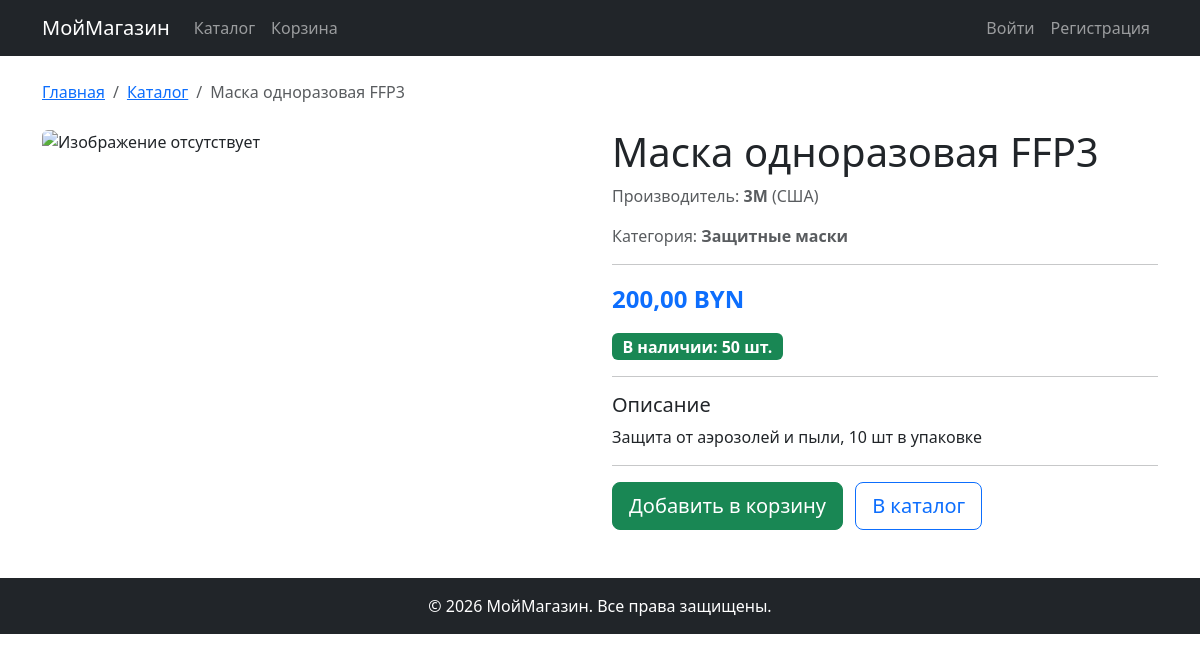
Page /shop/catalog/12/ on the committed database.
### shop/models.py (models this page shows, shortened)
class Product(models.Model):
    name=models.CharField(max_length=200)
    description=models.TextField()
    products_photo=models.ImageField()
    price=models.DecimalField(decimal_places=2,max_digits=10)
    quantity=models.IntegerField()
    category=models.ForeignKey(ProductCategory,on_delete=models.CASCADE)
    manufacter=models.ForeignKey(Manufacter,on_delete=models.CASCADE)

class Manufacter(models.Model):
    name=models.CharField(max_length=100)
    country=models.CharField()
    description=models.TextField()

class ProductCategory(models.Model):
    name=models.CharField(max_length=100)
    description=models.TextField()

### shop/views.py (the view)
# urls.py: path('catalog/<int:pk>/', views.produkt_detail, name='product_detail'),
def produkt_detail(request,pk):
    product = Product.objects.get(pk=pk)
    return render(request,'newproductdetail.html',{'product':product})

### shop/templates/newproductdetail.html (shortened to what this page needs)
{% extends 'base.html' %}
{% load static %}
{% block content %}
<nav aria-label="breadcrumb" class="mb-4">
    <ol class="breadcrumb">
        <li class="breadcrumb-item"><a href="{% url 'home' %}">Главная</a></li>
        <li class="breadcrumb-item"><a href="{% url 'catalog' %}">Каталог</a></li>
        <li class="breadcrumb-item active">{{ product.name }}</li>
    </ol>
</nav>
<div class="row">
    <div class="col-md-6 mb-4">
        {% if product.products_photo %}
            <img src="{{ product.products_photo.url }}" class="img-fluid rounded" alt="{{ product.name }}">
        {% else %}
            <img src="{% static 'images/no-photo.png' %}" class="img-fluid rounded" alt="Изображение отсутствует">
        {% endif %}
    </div>
    <div class="col-md-6">
        <h1>{{ product.name }}</h1>
        <p class="text-muted">
            Производитель: <strong>{{ product.manufacter.name }}</strong>
            {% if product.manufacter.country %}
                ({{ product.manufacter.country }})
            {% endif %}
        </p>
        <p class="text-muted">
            Категория: <strong>{{ product.category.name }}</strong>
        </p>
        <hr>
        <p class="fs-4 fw-bold text-primary">{{ product.price }} BYN</p>
        <p>
            {% if product.quantity > 0 %}
                <span class="badge bg-success fs-6">В наличии: {{ product.quantity }} шт.</span>
            {% else %}
                <span class="badge bg-danger fs-6">Нет в наличии</span>
            {% endif %}
        </p>
        <hr>
        <h5>Описание</h5>
        <p>{{ product.description }}</p>
        <hr>
        {% if product.quantity > 0 %}
            <a href="{% url 'add_to_cart' product.pk %}" class="btn btn-success btn-lg">Добавить в корзину</a>
        {% else %}
            <button class="btn btn-secondary btn-lg" disabled>Нет в наличии</button>
        {% endif %}
        <a href="{% url 'catalog' %}" class="btn btn-outline-primary btn-lg ms-2">В каталог</a>
    </div>
</div>
{% endblock %}

### rows in the picture
Product: name "Маска одноразовая FFP3", manufacter.name "3M", manufacter.country "США", category.name "Защитные маски", price "200,00", quantity "50", description "Защита от аэрозолей и пыли, 10 шт в упаковке"
